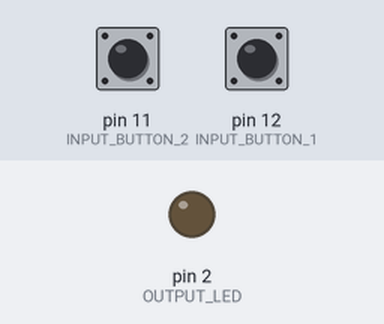
The sketch below on a simulated Arduino Uno, built with avr-gcc and run on an emulated ATmega328P. Parts: output pins drawn as LEDs (lit = HIGH). Inputs (shaded band) come from the test bench; at power-on: pin 11 (INPUT_BUTTON_2) LOW, pin 12 (INPUT_BUTTON_1) LOW.

Above: at 1.2 s.
1.3 s: pin 11 (INPUT_BUTTON_2) pulled HIGH for 0.15 s
At 1.37 s:
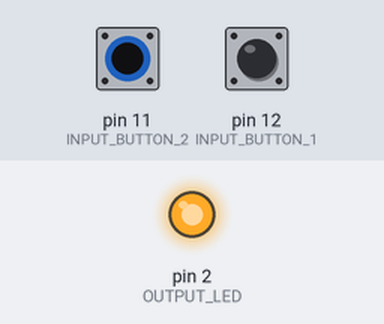
2.9 s: pin 11 (INPUT_BUTTON_2) pulled HIGH for 3.2 s
At 6.4 s:
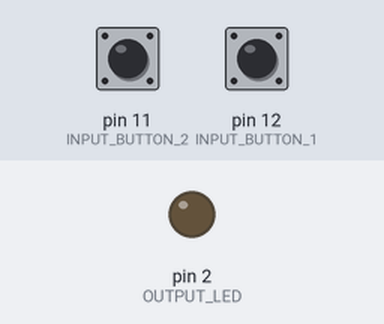
7.6 s: pin 12 (INPUT_BUTTON_1) pulled HIGH for 3.2 s
At 8.8 s:
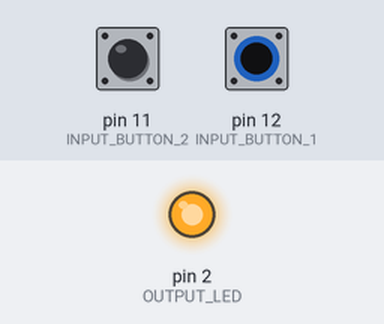
Timing chart, 0 to 12.3 s (numbered marks = the images above; inputs shaded):
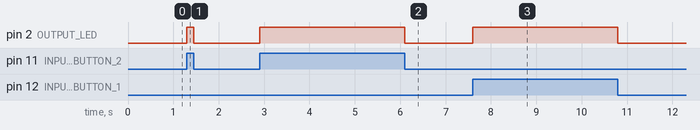

Measured:
- after the input at 1.3 s, pin 2 (OUTPUT_LED): LOW → HIGH at once, → LOW 0.15 s later
- after the input at 2.9 s, pin 2 (OUTPUT_LED): LOW → HIGH at once, → LOW 3.2 s later
- after the input at 7.6 s, pin 2 (OUTPUT_LED): LOW → HIGH at once, → LOW 3.2 s later

The sketch:

BUTTON_LED.ino
```cpp
int INPUT_BUTTON_1 = 12;
int INPUT_BUTTON_2 = 11;
int OUTPUT_LED = 2;
int STAYON_DELAY_MILLIS = 500;
int stayOn = false;

void setup() {
  pinMode(INPUT_BUTTON_1, INPUT);
  pinMode(INPUT_BUTTON_2, INPUT);
  pinMode(OUTPUT_LED, OUTPUT);
}

void loop() {
  int buttonOnePushed = digitalRead(INPUT_BUTTON_1);
  int buttonTwoPushed = digitalRead(INPUT_BUTTON_2);

  if (buttonOnePushed && buttonTwoPushed) {
    stayOn = !stayOn;
    stayOnIfNeeded();
    delay(STAYON_DELAY_MILLIS);
  } else if (buttonOnePushed || buttonTwoPushed) {
    digitalWrite(OUTPUT_LED, HIGH);
  } else {
    stayOnIfNeeded();
  }
}

void stayOnIfNeeded() {
  if (stayOn) {
    digitalWrite(OUTPUT_LED, HIGH);
  } else {
    digitalWrite(OUTPUT_LED, LOW);
  }
}
```
